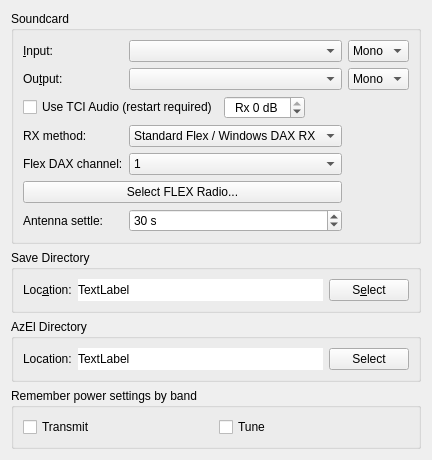
     <widget class="QWidget" name="audio_tab">
      <attribute name="title">
       <string>A&amp;udio</string>
      </attribute>
      <attribute name="toolTip">
       <string>Audio interface settings</string>
      </attribute>
      <layout class="QVBoxLayout" name="verticalLayout_9">
       <item>
        <widget class="QGroupBox" name="soundcard_group_box">
         <property name="toolTip">
          <string>Souncard</string>
         </property>
         <property name="title">
          <string>Soundcard</string>
         </property>
         <layout class="QGridLayout" name="gridLayout_6">
          <item row="1" column="1">
           <widget class="LazyFillComboBox" name="sound_output_combo_box">
            <property name="sizePolicy">
             <sizepolicy hsizetype="Preferred" vsizetype="Fixed">
              <horstretch>1</horstretch>
              <verstretch>0</verstretch>
             </sizepolicy>
            </property>
            <property name="toolTip">
             <string>Select the audio CODEC to use for transmitting.
If this is your default device for system sounds then
ensure that all system sounds are disabled otherwise
you will broadcast any systems sounds generated during
transmitting periods.</string>
            </property>
           </widget>
          </item>
          <item row="0" column="2">
           <widget class="QComboBox" name="sound_input_channel_combo_box">
            <property name="toolTip">
             <string>Select the channel to use for receiving.</string>
            </property>
            <item>
             <property name="text">
              <string>Mono</string>
             </property>
            </item>
            <item>
             <property name="text">
              <string>Left</string>
             </property>
            </item>
            <item>
             <property name="text">
              <string>Right</string>
             </property>
            </item>
            <item>
             <property name="text">
              <string>Both</string>
             </property>
            </item>
           </widget>
          </item>
          <item row="0" column="1">
           <widget class="LazyFillComboBox" name="sound_input_combo_box">
            <property name="sizePolicy">
             <sizepolicy hsizetype="Preferred" vsizetype="Fixed">
              <horstretch>1</horstretch>
              <verstretch>0</verstretch>
             </sizepolicy>
            </property>
            <property name="toolTip">
             <string>Select the audio CODEC to use for receiving.</string>
            </property>
           </widget>
          </item>
          <item row="1" column="0">
           <widget class="QLabel" name="sound_output_label">
            <property name="text">
             <string>Ou&amp;tput:</string>
            </property>
            <property name="buddy">
             <cstring>sound_output_combo_box</cstring>
            </property>
           </widget>
          </item>
          <item row="1" column="2">
           <widget class="QComboBox" name="sound_output_channel_combo_box">
            <property name="toolTip">
             <string>Select the audio channel used for transmission.
Unless you have multiple radios connected on different
channels; then you will usually want to select mono or
both here.</string>
            </property>
            <item>
             <property name="text">
              <string>Mono</string>
             </property>
            </item>
            <item>
             <property name="text">
              <string>Left</string>
             </property>
            </item>
            <item>
             <property name="text">
              <string>Right</string>
             </property>
            </item>
            <item>
             <property name="text">
              <string>Both</string>
             </property>
            </item>
           </widget>
          </item>
          <item row="0" column="0">
           <widget class="QLabel" name="sound_input_label">
            <property name="text">
             <string>&amp;Input:</string>
            </property>
            <property name="buddy">
             <cstring>sound_input_combo_box</cstring>
            </property>
           </widget>
          </item>
          <item row="2" column="0" colspan="3">
           <layout class="QHBoxLayout" name="sound_settings_layout">
            <item>
             <widget class="QCheckBox" name="tci_audio_check_box">
              <property name="toolTip">
               <string>&lt;html&gt;&lt;head/&gt;&lt;body&gt;&lt;p&gt;Use TCI Audio when available.&lt;/p&gt;&lt;/body&gt;&lt;/html&gt;</string>
              </property>
              <property name="text">
               <string>Use TCI Audio (restart required)</string>
              </property>
             </widget>
            </item>
            <item>
             <widget class="QSpinBox" name="TCI_spin_box">
              <property name="toolTip">
               <string>&lt;html&gt;&lt;head/&gt;&lt;body&gt;&lt;p&gt;Rx audio level&lt;/p&gt;&lt;/body&gt;&lt;/html&gt;</string>
              </property>
              <property name="alignment">
               <set>Qt::AlignCenter</set>
              </property>
              <property name="suffix">
               <string> dB</string>
              </property>
              <property name="prefix">
               <string>Rx </string>
              </property>
              <property name="minimum">
               <number>-50</number>
              </property>
              <property name="maximum">
               <number>0</number>
              </property>
              <property name="singleStep">
               <number>5</number>
              </property>
             </widget>
            </item>
            <item>
             <spacer name="horizontalSpacer_TCI">
              <property name="orientation">
               <enum>Qt::Horizontal</enum>
              </property>
              <property name="sizeHint" stdset="0">
               <size>
                <width>40</width>
                <height>20</height>
               </size>
              </property>
             </spacer>
            </item>
           </layout>
          </item>
          <item row="3" column="0">
           <widget class="QLabel" name="w7pp_flex_rx_method_label">
            <property name="text">
             <string>RX method:</string>
            </property>
           </widget>
          </item>
          <item row="3" column="1">
           <widget class="QComboBox" name="w7pp_flex_rx_method_combo_box">
            <property name="toolTip">
             <string>Select standard Windows/DAX receive audio or direct native Flex VITA-49 receive audio.</string>
            </property>
            <item>
             <property name="text">
              <string>Standard Flex / Windows DAX RX</string>
             </property>
            </item>
            <item>
             <property name="text">
              <string>Native Flex VITA-49 RX</string>
             </property>
            </item>
           </widget>
          </item>
          <item row="4" column="0">
           <widget class="QLabel" name="w7pp_flex_dax_channel_label">
            <property name="text">
             <string>Flex DAX channel:</string>
            </property>
           </widget>
          </item>
          <item row="4" column="1">
           <widget class="QComboBox" name="w7pp_flex_dax_channel_combo_box">
            <property name="toolTip">
             <string>Select the SmartSDR DAX channel assigned to the slice used for native Flex VITA-49 RX.</string>
            </property>
            <item>
             <property name="text">
              <string>1</string>
             </property>
            </item>
            <item>
             <property name="text">
              <string>2</string>
             </property>
            </item>
            <item>
             <property name="text">
              <string>3</string>
             </property>
            </item>
            <item>
             <property name="text">
              <string>4</string>
             </property>
            </item>
            <item>
             <property name="text">
              <string>5</string>
             </property>
            </item>
            <item>
             <property name="text">
              <string>6</string>
             </property>
            </item>
            <item>
             <property name="text">
              <string>7</string>
             </property>
            </item>
            <item>
             <property name="text">
              <string>8</string>
             </property>
            </item>
           </widget>
          </item>
          <item row="5" column="0" colspan="2">
           <widget class="QPushButton" name="flex_radio_select_push_button">
            <property name="toolTip">
             <string>Discover FLEX radios on the network or connect to one by IP address.</string>
            </property>
            <property name="text">
             <string>Select FLEX Radio...</string>
            </property>
           </widget>
          </item>
          <item row="6" column="0">
           <widget class="QLabel" name="band_settle_label">
            <property name="text">
             <string>Antenna settle:</string>
            </property>
           </widget>
          </item>
          <item row="6" column="1">
           <widget class="QSpinBox" name="band_settle_spin_box">
            <property name="toolTip">
             <string>Seconds to wait after an automatic band change before transmitting, allowing the antenna to retune. Zero disables the hold.</string>
            </property>
            <property name="suffix">
             <string> s</string>
            </property>
            <property name="minimum">
             <number>0</number>
            </property>
            <property name="maximum">
             <number>300</number>
            </property>
            <property name="value">
             <number>30</number>
            </property>
           </widget>
          </item>
         </layout>
        </widget>
       </item>
       <item>
        <widget class="QGroupBox" name="save_path_group_box">
         <property name="toolTip">
          <string>Save Directory</string>
         </property>
         <property name="title">
          <string>Save Directory</string>
         </property>
         <layout class="QHBoxLayout" name="horizontalLayout_5">
          <item>
           <widget class="QLabel" name="save_path_label">
            <property name="text">
             <string>Loc&amp;ation:</string>
            </property>
            <property name="buddy">
             <cstring>save_path_select_push_button</cstring>
            </property>
           </widget>
          </item>
          <item>
           <widget class="QLabel" name="save_path_display_label">
            <property name="sizePolicy">
             <sizepolicy hsizetype="Preferred" vsizetype="Preferred">
              <horstretch>1</horstretch>
              <verstretch>0</verstretch>
             </sizepolicy>
            </property>
            <property name="toolTip">
             <string>Path to which .WAV files are saved.</string>
            </property>
            <property name="autoFillBackground">
             <bool>false</bool>
            </property>
            <property name="styleSheet">
             <string notr="true">background-color: rgb(255, 255, 255);
color: rgb(0, 0, 0);</string>
            </property>
            <property name="text">
             <string>TextLabel</string>
            </property>
           </widget>
          </item>
          <item>
           <widget class="QPushButton" name="save_path_select_push_button">
            <property name="toolTip">
             <string>Click to select a different save directory for .WAV files.</string>
            </property>
            <property name="text">
             <string>S&amp;elect</string>
            </property>
           </widget>
          </item>
         </layout>
        </widget>
       </item>
       <item>
        <widget class="QGroupBox" name="azel_path_group_box">
         <property name="toolTip">
          <string>AzEl Directory</string>
         </property>
         <property name="title">
          <string>AzEl Directory</string>
         </property>
         <layout class="QHBoxLayout" name="horizontalLayout_10">
          <item>
           <widget class="QLabel" name="azel_path_label">
            <property name="text">
             <string>Location:</string>
            </property>
            <property name="buddy">
             <cstring>azel_path_select_push_button</cstring>
            </property>
           </widget>
          </item>
          <item>
           <widget class="QLabel" name="azel_path_display_label">
            <property name="sizePolicy">
             <sizepolicy hsizetype="Preferred" vsizetype="Preferred">
              <horstretch>1</horstretch>
              <verstretch>0</verstretch>
             </sizepolicy>
            </property>
            <property name="styleSheet">
             <string notr="true">background-color: rgb(255, 255, 255);
color: rgb(0, 0, 0);</string>
            </property>
            <property name="text">
             <string>TextLabel</string>
            </property>
           </widget>
          </item>
          <item>
           <widget class="QPushButton" name="azel_path_select_push_button">
            <property name="text">
             <string>Select</string>
            </property>
           </widget>
          </item>
         </layout>
        </widget>
       </item>
       <item>
        <widget class="QGroupBox" name="split_operation_group_box_2">
         <property name="toolTip">
          <string>Power Memory By Band</string>
         </property>
         <property name="title">
          <string>Remember power settings by band</string>
         </property>
         <layout class="QHBoxLayout" name="horizontalLayout_13">
          <item>
           <widget class="QCheckBox" name="checkBoxPwrBandTxMemory">
            <property name="toolTip">
             <string>Enable power memory during transmit</string>
            </property>
            <property name="text">
             <string>Transmit</string>
            </property>
           </widget>
          </item>
          <item>
           <widget class="QCheckBox" name="checkBoxPwrBandTuneMemory">
            <property name="toolTip">
             <string>Enable power memory during tuning</string>
            </property>
            <property name="text">
             <string>Tune</string>
            </property>
           </widget>
          </item>
         </layout>
        </widget>
       </item>
       <item>
        <spacer name="verticalSpacer_3">
         <property name="orientation">
          <enum>Qt::Vertical</enum>
         </property>
         <property name="sizeHint" stdset="0">
          <size>
           <width>0</width>
           <height>0</height>
          </size>
         </property>
        </spacer>
       </item>
      </layout>
     </widget>
